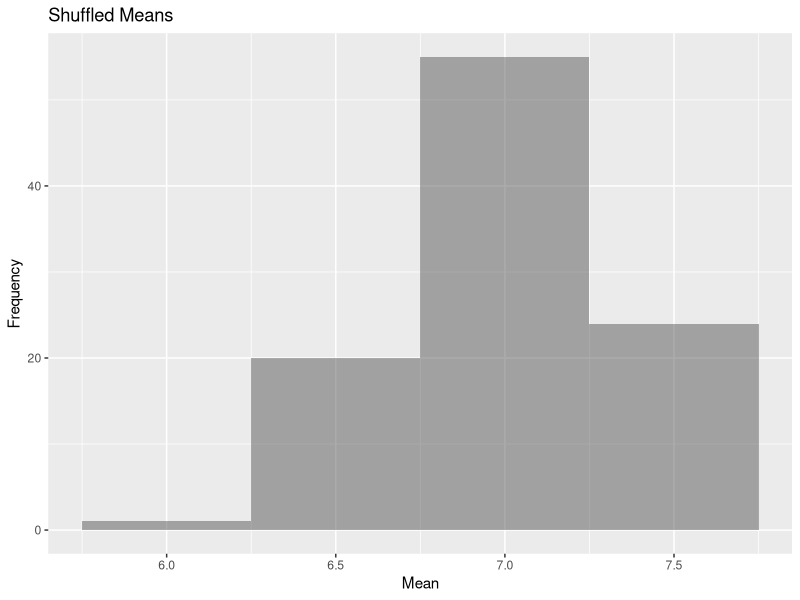
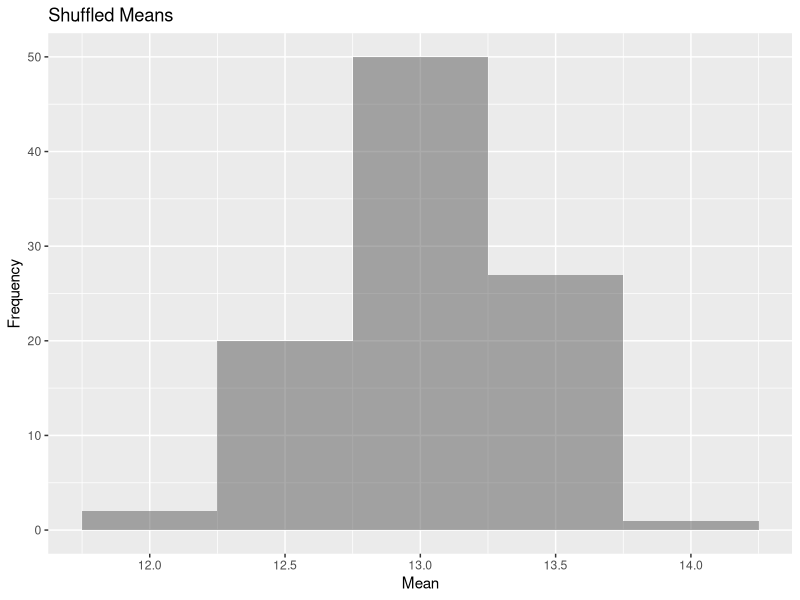
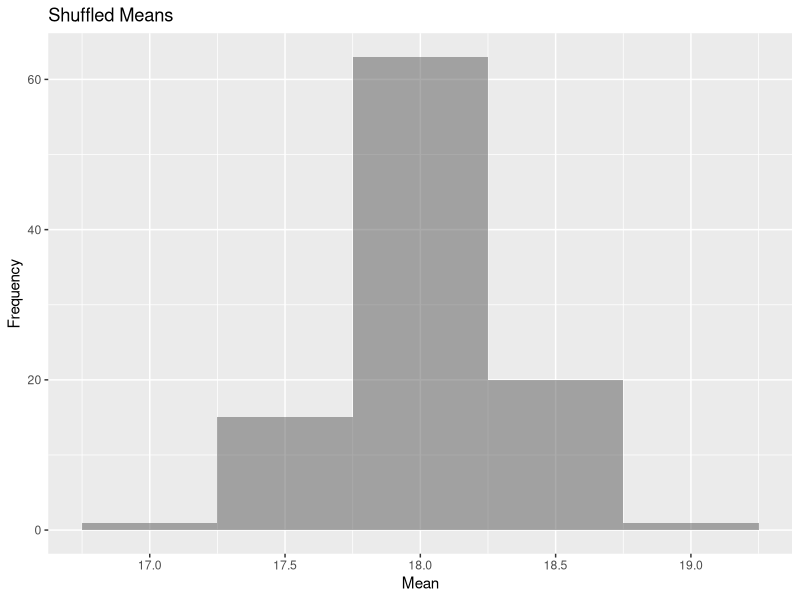
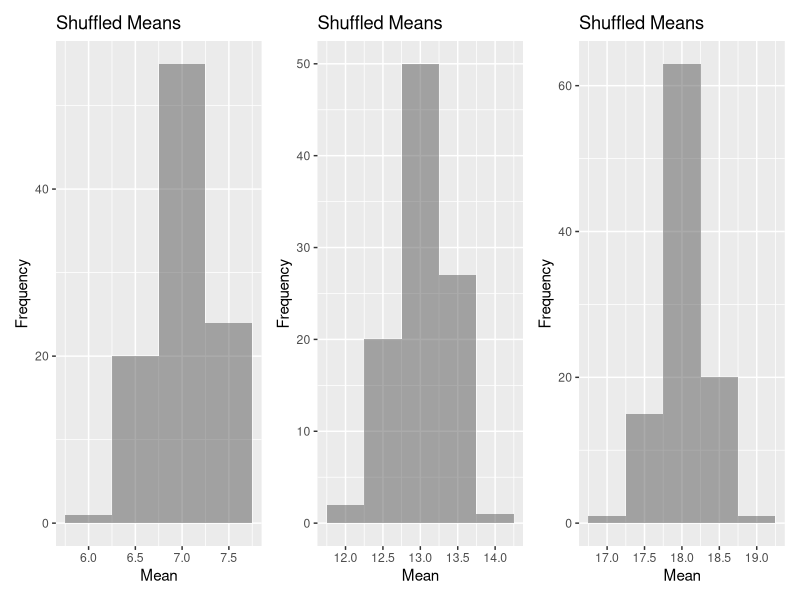

The R source for these figures, in order:
## ---- chunk 1
 num_zeroes <- function(numeric_vector) {
  # Set up a counter variable before entering the loop
  counter <- 0
 
 for (i in seq_along(numeric_vector)) {
    if (numeric_vector[i] == 0) {
        # If it is, add 1 to the counter
        counter <- counter + 1}
  }
  return(counter)
 }

my_vector <- sample(0:25, 100, replace= TRUE)
zero_count <- num_zeroes(my_vector)
print(zero_count)

## ---- chunk 2
q2 <- sum(my_vector == 0)
print (q2)
## ---- chunk 3
matrix <- function(rows, cols) {
    i <- 1:rows
    j <- 1:cols
    ### multiply the row and columns
        result_matrix <- outer(i, j, "*")
    
    return(result_matrix)
}

## ---- chunk 4
### Set seed so nums don't change later
set.seed(123)

# Generate data for 3 groups
n <- 10
df <- data.frame(
  Group = rep(c("1", "2", "3"), each = n),
  Value = c(rnorm(n, mean = 7),
            rnorm(n, mean = 13),
            rnorm(n, mean = 18))
)

head(df)
## ---- chunk 5
shuffle <- function() {
  group1 <- rnorm(10, mean = 7)
  group2 <- rnorm(10, mean = 13)
  group3 <- rnorm(10, mean = 18)
  
  # Return the means of the 3 groups
  return(c(mean(group1), mean(group2), mean(group3)))
}



## ---- chunk 6
n_sim <- 100

results_df <- data.frame(
  replicate = 1:n_sim,
  mean1 = NA,
  mean2 = NA,
  mean3 = NA
)

for (i in 1:n_sim) {
  # Run function b
  rep_means <- shuffle()
  
  # Store results in the respective columns
  results_df[i, "mean1"] <- rep_means[1]
  results_df[i, "mean2"] <- rep_means[2]
  results_df[i, "mean3"] <- rep_means[3]
}
## ---- chunk 7
library(ggplot2)
library(reshape2)
library(patchwork)

g1<- ggplot(results_df, aes(x = mean1)) +
  geom_histogram(position = "identity", alpha = 0.5, binwidth = 0.5) +
  labs(title = "Shuffled Means", x = "Mean", y = "Frequency")

g2<- ggplot(results_df, aes(x = mean2)) +
  geom_histogram(position = "identity", alpha = 0.5, binwidth = 0.5) +
  labs(title = "Shuffled Means", x = "Mean", y = "Frequency")

g3<- ggplot(results_df, aes(x = mean3)) +
  geom_histogram(position = "identity", alpha = 0.5, binwidth = 0.5) +
  labs(title = "Shuffled Means", x = "Mean", y = "Frequency")

g1
g2
g3

 g1 + g2 + g3

### These are all normal distributions, they are shuffled because no seed was set but the means remained 7, 13 and 18.
